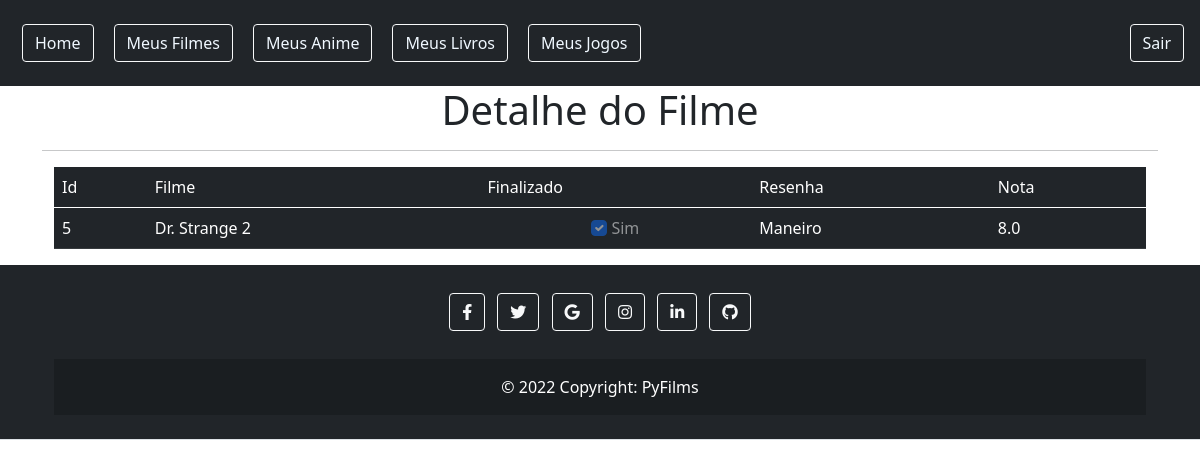
The app's page /5 (signed in) with its own data.
### gestao/models.py (models this page shows)
class Filmes(models.Model):
    filme = models.CharField(max_length=50)
    finalizado = models.BooleanField('Finalizado')
    resenha = models.CharField(max_length=255)
    nota = models.DecimalField(max_digits=3, decimal_places=1, default=0)

### gestao/views.py (the view)
# urls.py: path('<int:id_filme>', views.detalhe, name='detalhe'),
@login_required
def detalhe(request, id_filme):
    filme = {'filmes':Filmes.objects.get(pk=id_filme)}
    return render(request,'filmes/detalhes.html', filme)

### gestao/templates/filmes/detalhes.html
{% extends 'base.html' %}
{% block conteudo %}
<h1 style="text-align: center;" class="text-dark">Detalhe do Filme</h1>
<hr>
<div class="container">
    <div class="table-responsive">
        <table class="table table-dark table-responsive">
            <thead class="table-dark">
                <tr>
                    <td>Id</td>
                    <td>Filme</td>
                    <td>Finalizado</td>
                    <td>Resenha</td>
                    <td>Nota</td>
                </tr>
            </thead>
            <tbody>
                <tr>
                    <td>{{filmes.id}}</td>
                    <td>{{filmes.filme}}</td>
                    {% if filmes.finalizado %}
                    <td style="text-align:center"><input disabled class="form-check-input" type="checkbox" value="sim" checked>
                        <label class="form-check-label" for="flexCheckDefault">
                            Sim
                        </label>
                    </td>
                    {% else %}
                    <td style="text-align:center"><input disabled class="form-check-input" type="checkbox" value="">
                        <label class="form-check-label" for="flexCheckDefault">
                            Não
                        </label>
                    </td>
                    {% endif %}
                    <td>{{filmes.resenha}}</td>
                    <td>{{filmes.nota}}</td>
                </tr>
            </tbody>
        </table>
    </div>
</div>
{% endblock %}

### records on screen
Filmes: id "5", filme "Dr. Strange 2", resenha "Maneiro", nota "8.0"
